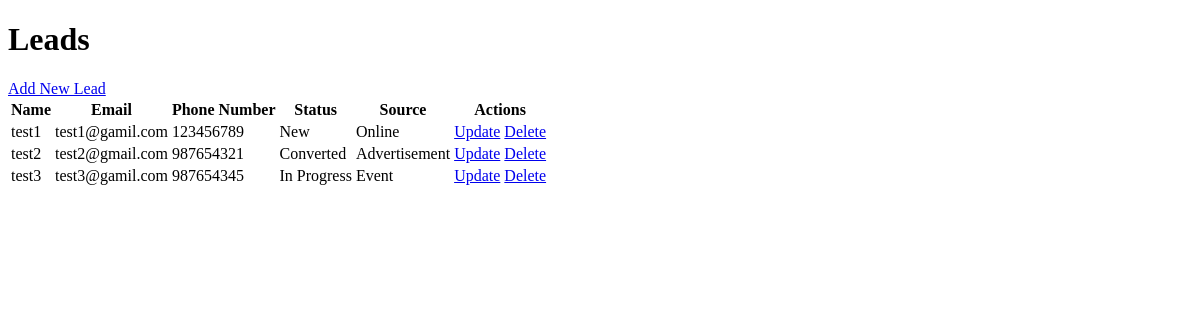
The page /lead/list/ on the database as committed earlier.
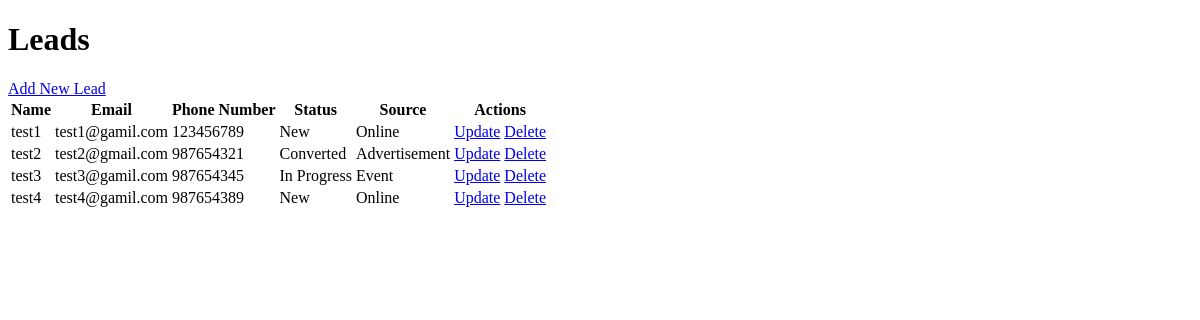
The same page on the database as committed later.
### leadmanagement_app/models.py (models this page shows)
class Lead(models.Model):
    name = models.CharField(max_length=100)
    email = models.EmailField()
    phone_number = models.CharField(max_length=15)
    STATUS_OPTIONS = [
        ('New', 'New'),
        ('In Progress', 'In Progress'),
        ('Converted', 'Converted'),
        ('Rejected', 'Rejected'),
    ]
    status = models.CharField(max_length=20, choices=STATUS_OPTIONS, default='New')
    SOURCE_OPTIONS = [
        ('Online', 'Online'),
        ('Referral', 'Referral'),
        ('Event', 'Event'),
        ('Advertisement', 'Advertisement'),
    ]
    source = models.CharField(max_length=20, choices=SOURCE_OPTIONS, default='Online')

### leadmanagement_app/views.py (the view)
# urls.py: path('lead/list/',views.LeadListView.as_view(), name="lead_list"),
class LeadListView(View):
    def get(self, request, *args, **kwargs):
        leads = Lead.objects.all()
        return render(request, "lead_list.html", {"leads": leads})

### leadmanagement_app/templates/lead_list.html (shortened to what this page needs)
<!DOCTYPE html>
<html lang="en">
<head>
</head>
<body>
    <h1>Leads</h1>
    <a href="{% url 'lead_add' %}">Add New Lead</a>
    <table>
        <tr>
            <th>Name</th>
            <th>Email</th>
            <th>Phone Number</th>
            <th>Status</th>
            <th>Source</th>
            <th>Actions</th>
        </tr>
        {% for lead in leads %}
        <tr>
            <td>{{ lead.name }}</td>
            <td>{{ lead.email }}</td>
            <td>{{ lead.phone_number }}</td>
            <td>{{ lead.status }}</td>
            <td>{{ lead.source }}</td>
            <td>
                <a href="{% url 'lead_update' lead.id %}">Update</a>
                <a href="{% url 'lead_delete' lead.id %}">Delete</a>
            </td>
        </tr>
        {% endfor %}
    </table>
</body>
</html>

Rows that differ between the two databases and show on the page:
added Lead: name "test4", email "test4@gamil.com", phone_number "987654389", status "New", source "Online"
